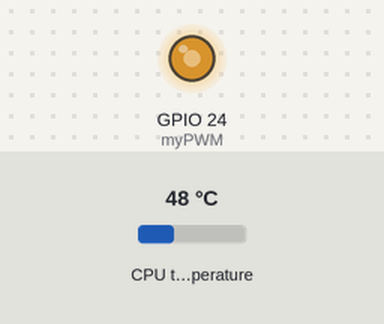
This program was run on a simulated Raspberry Pi (BCM pin numbers). On the bench: output pins drawn as LEDs (lit = HIGH). The inputs (shaded band) are chosen by the test bench; at power-on: CPU temperature 48 °C.

Above: at 0.1 s.
At 1.1 s:
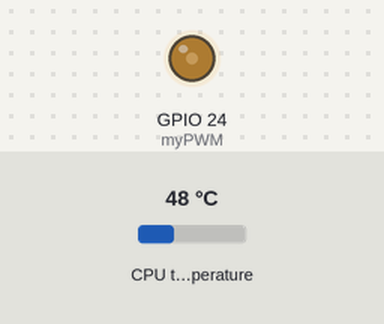
Timing chart, 0 to 2.6 s (numbered marks = the images above):
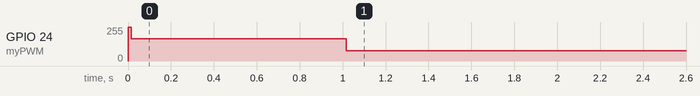

Measured:
- by itself, GPIO 24 (myPWM): 0/255 → 166/255 at 0.00 s, → 77/255 1.0 s later

The program:

fan_controller_LE12.py
```python
# (licence header left out)
import sys
sys.path.append('/storage/.kodi/addons/virtual.rpi-tools/lib')

import os
import time
from gpiozero import PWMOutputDevice
import glob

minimum_always_ON=True
minimum_speed=30
turn_on_speed=65
target_temp=52
sleepTime=20
debugFlag=False

current_speed=0

thermal_zones_temp_dirs=glob.glob("/sys/class/thermal/thermal_zone*/temp")


def getCPUtemperature():
    res = os.popen('vcgencmd measure_temp').readline()
    #vcgencmd measure_temp -> res="temp=NN.N'C\n"
    #temp =(res.replace("temp=","").replace("'C\n",""))
    temp=res[5:9]
    try :
        temp= float(temp)
    except :
        print("vcgencmd measure_temp failed")
        temp=getCPUTemperature2()

    return temp

def getCPUTemperature2():
    temps=[]
    for file_dir in thermal_zones_temp_dirs:
        with open(file_dir, "r") as file:
            try :
                temps.append(float(file.read()))
            except :
                print("Error reading from file {}".format(file_dir))
                continue

    if len(temps) == 0:
        print("reading from sys files failed, no CPU temp detected using target_temp")
        temps.append(target_temp * 1000)

    return max(temps) / 1000

def setPWMvalue(speed):
		myPWM.value = speed/100  # divide by 100 to get values from 0 to 1
		return()

def setDutyCycle(new_duty):
    global current_speed
    if (current_speed != new_duty):
      if (new_duty < 50 ):
        if (new_duty > 0 ):
          #set duty cycle to turn_on_speed % for 1 second after a change of the duty cycle in order to ensure the start of the fan
          setPWMvalue(turn_on_speed)
          time.sleep(1)
    setPWMvalue(new_duty)
    current_speed=new_duty
    if debugFlag:
        print("new PWM duty cycle = ", current_speed)
    time.sleep(sleepTime)
    return

try:
    #GPIO pin BCM24 is used for the fan PWM control; start at 100%, PWM frequeny is 50Hz

    myPWM = PWMOutputDevice(24, initial_value=1,frequency=50) # initialize; see also https://github.com/franganghi/Raspberry-Pi5-PWM-Fan-Control/blob/master/fan_control.py

    current_speed=100
    if debugFlag:
        print("initial PWM duty cycle = ", current_speed)

    while True:
        temp = getCPUtemperature()
        if debugFlag:
            print("temperature = ", temp)
        if(temp<target_temp and not minimum_always_ON):
            setDutyCycle(0)
            continue
        if(temp<target_temp and minimum_always_ON):
            setDutyCycle(minimum_speed)
            continue
        if(temp>=target_temp and temp<56):
            setDutyCycle(40)
            continue
        if(temp>=56 and temp<60):
            setDutyCycle(50)
            continue
        if(temp>=60 and temp<65):
            setDutyCycle(60)
            continue
        if(temp>=65 and temp<70):
            setDutyCycle(70)
            continue
        if(temp>=70 and temp<74):
            setDutyCycle(80)
            continue
        if(temp>=74 and temp<76):
            setDutyCycle(90)
            continue
        if(temp>=76):
            setDutyCycle(100)
            continue


except KeyboardInterrupt: # trap a CTRL+C keyboard interrupt
    pwm_fan.close() # in case of unexpected exit, resets pin status (fan will go full speed after exiting)
```
